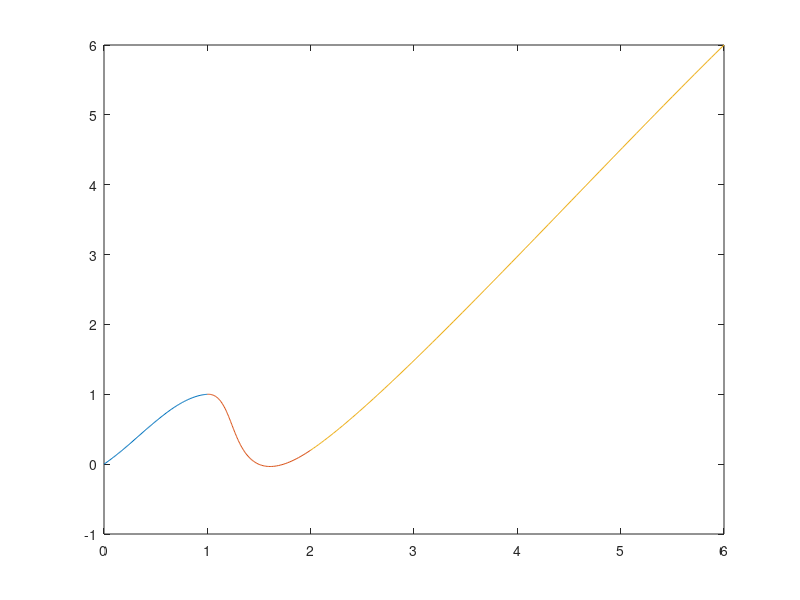

MATLAB code to generate this figure: (Note: this script raises an error after producing the figure.)
P0=[0 0];P1=[1 1];P2=[2 0.2];P3=[6 6];
P00=2*P0-P1;P33=2*P3-P2;
t=0:0.01:1;
X1=P0(1,1).*(-0.5*t.^3+t.^2-0.5*t)+P1(1,1).*(1.5*t.^3-2.5*t.^2+1)+P2(1,1).*(-1.5*t.^3+2*t.^2+0.5*t)+P3(1,1).*(0.5*t.^3-0.5*t.^2);
Y1=P0(1,2).*(-0.5*t.^3+t.^2-0.5*t)+P1(1,2).*(1.5*t.^3-2.5*t.^2+1)+P2(1,2).*(-1.5*t.^3+2*t.^2+0.5*t)+P3(1,2).*(0.5*t.^3-0.5*t.^2);
X0=P00(1,1).*(-0.5*t.^3+t.^2-0.5*t)+P0(1,1).*(1.5*t.^3-2.5*t.^2+1)+P1(1,1).*(-1.5*t.^3+2*t.^2+0.5*t)+P2(1,1).*(0.5*t.^3-0.5*t.^2);
Y0=P00(1,2).*(-0.5*t.^3+t.^2-0.5*t)+P0(1,2).*(1.5*t.^3-2.5*t.^2+1)+P1(1,2).*(-1.5*t.^3+2*t.^2+0.5*t)+P2(1,2).*(0.5*t.^3-0.5*t.^2);
X2=P1(1,1).*(-0.5*t.^3+t.^2-0.5*t)+P2(1,1).*(1.5*t.^3-2.5*t.^2+1)+P3(1,1).*(-1.5*t.^3+2*t.^2+0.5*t)+P33(1,1).*(0.5*t.^3-0.5*t.^2);
Y2=P1(1,2).*(-0.5*t.^3+t.^2-0.5*t)+P2(1,2).*(1.5*t.^3-2.5*t.^2+1)+P3(1,2).*(-1.5*t.^3+2*t.^2+0.5*t)+P33(1,2).*(0.5*t.^3-0.5*t.^2);

plot(X0,Y0,X1,Y1,X2,Y2);


%second method
f=x1.*(-0.5*t.^3+t.^2-0.5*t)+x2.*(1.5*t.^3-2.5*t.^2+1)+x3.*(-1.5*t.^3+2*t.^2+0.5*t)+x4.*(0.5*t.^3-0.5*t.^2);
X01=subs(f,'x1,x2,x3,x4','0,1,2,6');X02=subs(f,'x1,x2,x3,x4','0,1,0.2,6');
plot(X01 ,X02);


%third method
f=@(x1,x2,x3,x4)(x1.*(-0.5*t.^3+t.^2-0.5*t)+x2.*(1.5*t.^3-2.5*t.^2+1)+x3.*(-1.5*t.^3+2*t.^2+0.5*t)+x4.*(0.5*t.^3-0.5*t.^2));
X11=f(P0(1,1),P1(1,1),P2(1,1),P3(1,1));
Y11=f(P0(1,2),P1(1,2),P2(1,2),P3(1,2));
X10=f(P00(1,1),P0(1,1),P1(1,1),P2(1,1));
Y10=f(P00(1,2),P0(1,2),P1(1,2),P2(1,2));
X12=f(P1(1,1),P2(1,1),P3(1,1),P33(1,1));
Y12=f(P1(1,2),P2(1,2),P3(1,2),P33(1,2));

plot(X10,Y10,X11,Y11,X12,Y12)